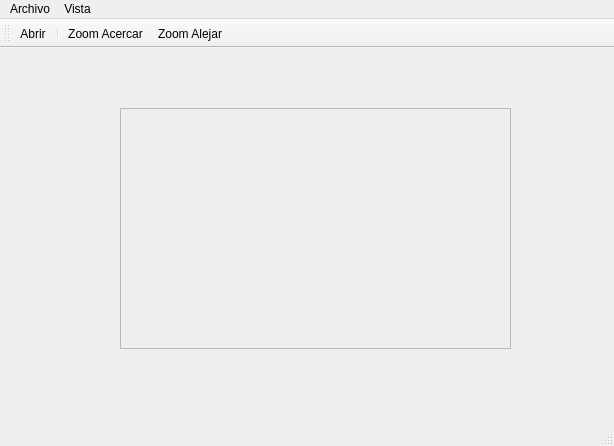
<?xml version="1.0" encoding="UTF-8"?>
<ui version="4.0">
 <class>CambiarElTamano</class>
 <widget class="QMainWindow" name="CambiarElTamano">
  <property name="geometry">
   <rect>
    <x>0</x>
    <y>0</y>
    <width>614</width>
    <height>446</height>
   </rect>
  </property>
  <property name="windowTitle">
   <string>CambiarElTamano</string>
  </property>
  <widget class="QWidget" name="centralwidget">
   <widget class="QScrollArea" name="scrollArea">
    <property name="geometry">
     <rect>
      <x>120</x>
      <y>60</y>
      <width>391</width>
      <height>241</height>
     </rect>
    </property>
    <property name="widgetResizable">
     <bool>true</bool>
    </property>
    <widget class="QWidget" name="scrollAreaWidgetContents">
     <property name="geometry">
      <rect>
       <x>0</x>
       <y>0</y>
       <width>389</width>
       <height>239</height>
      </rect>
     </property>
    </widget>
   </widget>
  </widget>
  <widget class="QMenuBar" name="menubar">
   <property name="geometry">
    <rect>
     <x>0</x>
     <y>0</y>
     <width>614</width>
     <height>23</height>
    </rect>
   </property>
   <widget class="QMenu" name="menuArchivo">
    <property name="title">
     <string>Archivo</string>
    </property>
    <addaction name="actionAbrir"/>
   </widget>
   <widget class="QMenu" name="menuVista">
    <property name="title">
     <string>Vista</string>
    </property>
    <addaction name="actionZoom_Acercar"/>
    <addaction name="actionZoom_Alejar"/>
   </widget>
   <addaction name="menuArchivo"/>
   <addaction name="menuVista"/>
  </widget>
  <widget class="QStatusBar" name="statusbar"/>
  <widget class="QToolBar" name="toolBar">
   <property name="windowTitle">
    <string>toolBar</string>
   </property>
   <attribute name="toolBarArea">
    <enum>TopToolBarArea</enum>
   </attribute>
   <attribute name="toolBarBreak">
    <bool>false</bool>
   </attribute>
   <addaction name="actionAbrir"/>
   <addaction name="separator"/>
   <addaction name="actionZoom_Acercar"/>
   <addaction name="actionZoom_Alejar"/>
  </widget>
  <action name="actionAbrir">
   <property name="text">
    <string>Abrir</string>
   </property>
   <property name="toolTip">
    <string>Abrir</string>
   </property>
  </action>
  <action name="actionZoom_Acercar">
   <property name="text">
    <string>Zoom Acercar</string>
   </property>
  </action>
  <action name="actionZoom_Alejar">
   <property name="text">
    <string>Zoom Alejar</string>
   </property>
  </action>
 </widget>
 <resources/>
 <connections/>
</ui>
